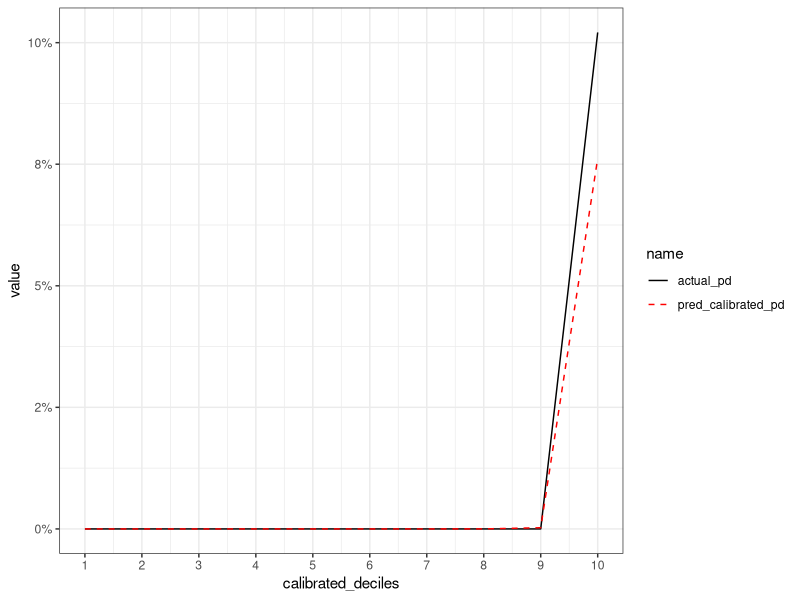
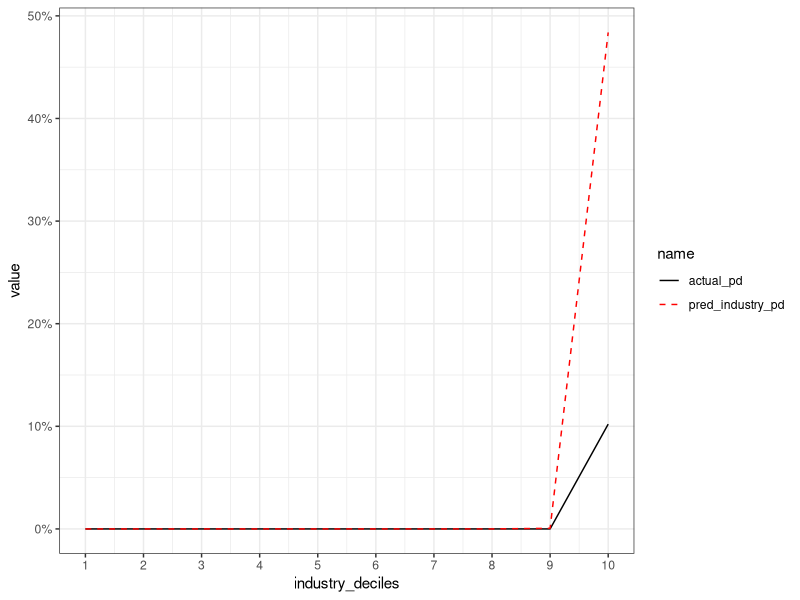

Here is the R script that generated these plots, in order:
## ---- chunk 1
knitr::opts_chunk$set(echo = TRUE)
## ---- chunk 2
library(tidyverse) 
library(caTools)

set.seed(1)

credit_score <- rlnorm(n = 1e6, meanlog = 3, sdlog = 1)

linear_risk <- 12 + -2*credit_score + rnorm(1e6)

default_event <- rbinom(n = 1e6, size=1, prob=boot::inv.logit(linear_risk))

industry_df <- data.frame(default_event=default_event,
                          credit_score=credit_score)

summary(industry_df)
## ---- chunk 3
set.seed(1)

credit_score <- rlnorm(n = 1e4, meanlog = 3.5, sdlog = 1)

linear_risk <- 1.5 + -0.9*credit_score + rnorm(1e4)

default_event <- rbinom(n = 1e4, size=1, prob=boot::inv.logit(linear_risk))

company_df <- data.frame(default_event=default_event,
                          credit_score=credit_score)

summary(company_df)
## ---- chunk 4
industry_model <- glm(default_event ~ credit_score, data=industry_df, family=binomial)

summary(industry_model)
## ---- chunk 5
train_id <- sample.split(company_df$default_event, SplitRatio=0.1)

company_df[train_id, ] %>% 
  group_by(default_event) %>% 
  summarize(count=n())
## ---- chunk 6
train_company_df <- company_df[train_id, ]

train_company_df$industry_linear_risk <- predict(industry_model, newdata=train_company_df, type="link")

summary(train_company_df)
## ---- chunk 7
calibrated_model <- glm(default_event ~ industry_linear_risk, data=train_company_df, family=binomial)

summary(calibrated_model)
## ---- chunk 8
test_company_df <- company_df[-train_id,]
## ---- chunk 9
test_company_df$industry_linear_risk <- predict(industry_model, newdata = test_company_df, type="link")
## ---- chunk 10
test_company_df$pred_calibrated_default <- predict(calibrated_model, newdata=test_company_df, type="response")
## ---- chunk 11
test_company_df$pred_industry_default <- boot::inv.logit(test_company_df$industry_linear_risk)

summary(test_company_df)
## ---- chunk 12
with(test_company_df, colAUC(pred_calibrated_default, default_event))

with(test_company_df, colAUC(pred_industry_default, default_event))

## ---- chunk 13
test_df_with_deciles <- test_company_df %>% 
  mutate(calibrated_deciles = ntile(pred_calibrated_default, 10),
         industry_deciles = ntile(pred_industry_default, 10))
## ---- chunk 14
test_df_with_deciles %>% 
  group_by(calibrated_deciles) %>% 
  summarize(actual_pd = mean(default_event),
            pred_calibrated_pd = mean(pred_calibrated_default)) %>% 
  pivot_longer(-calibrated_deciles) %>% 
  ggplot(., aes(x=calibrated_deciles, y=value, color=name, linetype=name)) +
  geom_line() +
  scale_linetype_manual(values=c(1, 2)) +
  scale_color_manual(values=c('black','red')) +
  scale_x_continuous(breaks = 1:10) +
  scale_y_continuous(labels = scales::percent_format(accuracy = 1)) +
  theme_bw()
  
## ---- chunk 15
test_df_with_deciles %>% 
  group_by(industry_deciles) %>% 
  summarize(actual_pd = mean(default_event),
            pred_industry_pd = mean(pred_industry_default)) %>% 
  pivot_longer(-industry_deciles) %>% 
  ggplot(., aes(x=industry_deciles, y=value, color=name, linetype=name)) +
  geom_line() +
  scale_linetype_manual(values=c(1, 2)) +
  scale_color_manual(values=c('black','red')) +
  scale_x_continuous(breaks = 1:10) +
  scale_y_continuous(labels = scales::percent_format(accuracy = 1)) +
  theme_bw()
